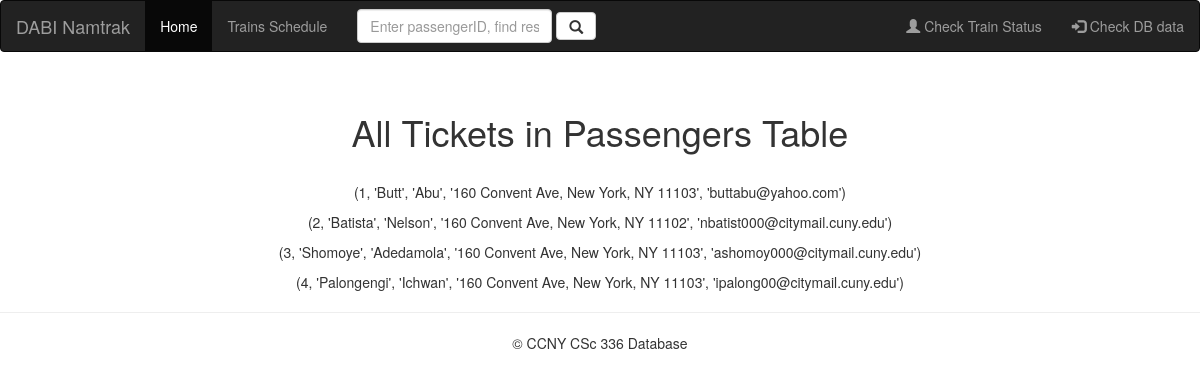
The page /check_passengers on the database its author committed.
### tables this page shows
CREATE TABLE Passengers (
 passenger_id integer NOT NULL PRIMARY KEY AUTOINCREMENT,
 passenger_lname varchar(20) NOT NULL,
 passenger_fname varchar(20) NOT NULL,
 passenger_billing_address varchar(50) NOT NULL,
 passenger_email varchar(50) DEFAULT NULL
);

### app/views.py (the view)
@app.route('/check_passengers')
def check_passengers():
    passengers = get_all_passengers()
    return render_template("check_passengers.html", passengers=passengers)

### app/models.py (called while the page is built)
def get_all_passengers():
    with sql.connect("database.db") as con:
        cur = con.cursor()
        cur.execute(" SELECT * from Passengers")
        return cur.fetchall()

### app/templates/check_passengers.html
{% extends "layout.html" %}
{% block content %}
<div class="checking_passengers" style="text-align: center;">
<br/>
<h1> All Tickets in Passengers Table </h1>
<br/>
{% for passenger in passengers %}
<p> {{ passenger }} </p>
{% endfor %}
</div>
{% endblock %}

### rows shown on the page
Passengers: passenger "(1, 'Butt', 'Abu', '160 Convent Ave, New York, NY 11103', 'buttabu@yahoo.com')"
Passengers: passenger "(2, 'Batista', 'Nelson', '160 Convent Ave, New York, NY 11102', 'nbatist000@citymail.cuny.edu')"
Passengers: passenger "(3, 'Shomoye', 'Adedamola', '160 Convent Ave, New York, NY 11103', 'ashomoy000@citymail.cuny.edu')"
Passengers: passenger "(4, 'Palongengi', 'Ichwan', '160 Convent Ave, New York, NY 11103', 'ipalong00@citymail.cuny.edu')"
